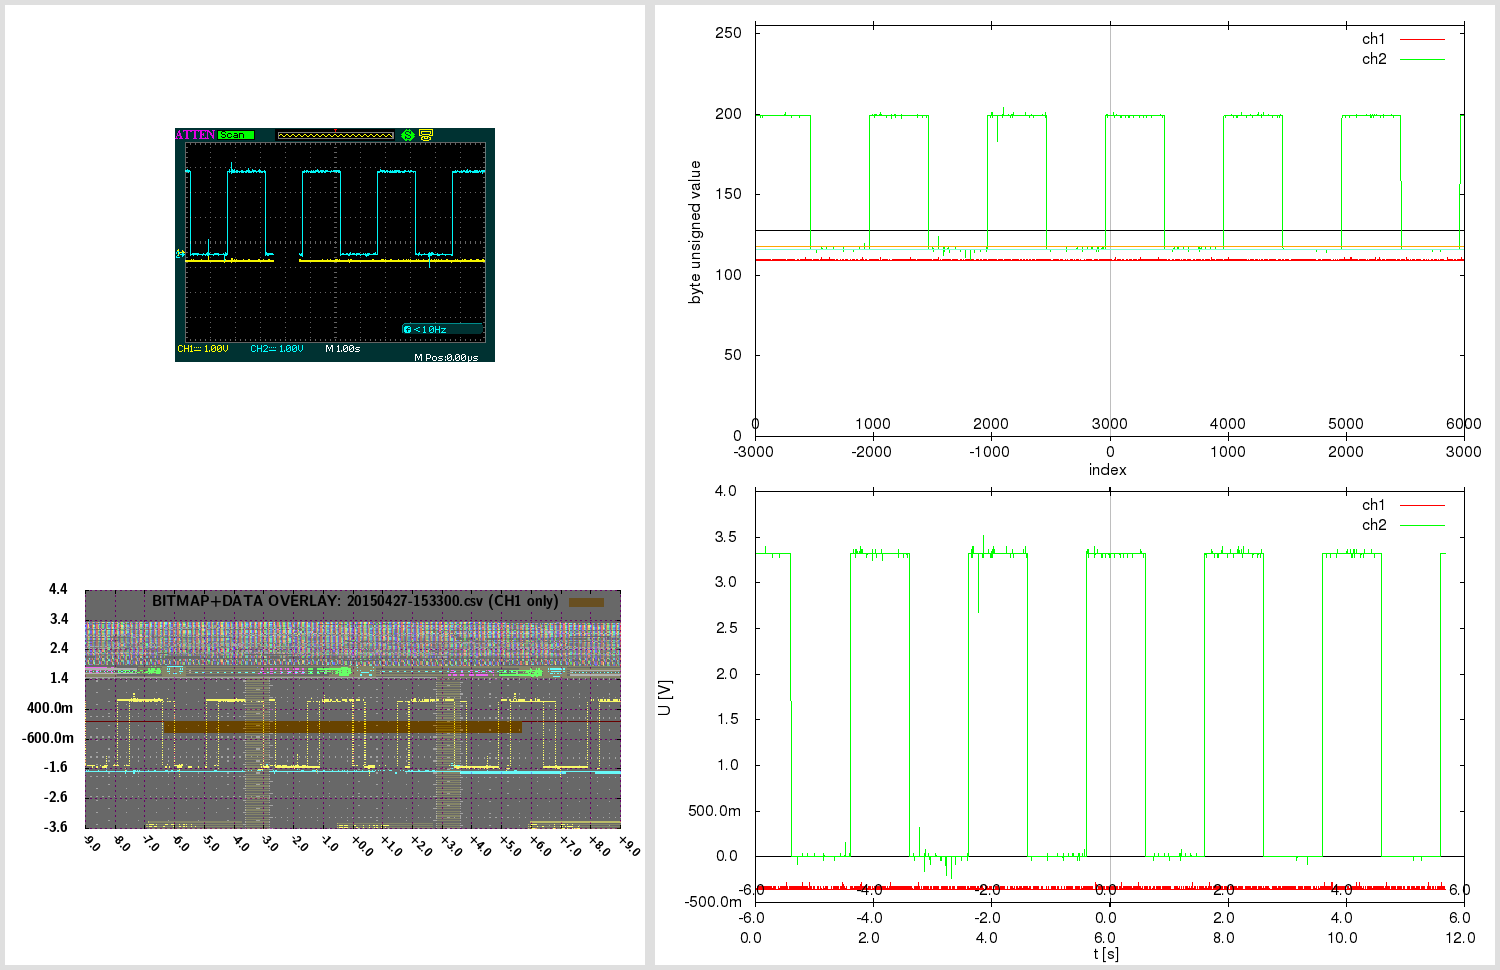

Recreate this plot in gnuplot.

# 20150427-153300.gnuplot [generated by /home/warreee/attenload/adsparse-wave.pl]
# single gnuplot file, with two potentially independent scripts
# generates three plots: one based on integer, other based on real (SI) values
# and one bitmap overlay - and then montages them using ImageMagick

# attengrab .csv can just be centered (over t)
# -> the x=0 (t=0) will correspond to scope center
# (but .DAV/.CSV will also need extra sample alignment)

# in Linux, to see available fonts, do:
# fc-list --verbose | grep 'fullname:' | less
# the two fonts used here:
# LMSansDemiCond10-Regular or "Latin Modern Sans Demi Cond"; and Helvetica
# Helvetica doesn't even get reported on my system:
# $ fc-list --verbose | grep 'fullname:' | grep -i 'Helvetica\|Demi Cond'
#	fullname: "LM Sans Demi Cond 10 Regular"(s) "LMSansDemiCond10-Regular"(s)


print "Gnuplotting..."

## "master settings" (shared between both parts of script)

# line color - specified by linestyles
set style line 1 linetype 1 linecolor rgb "red"
set style line 2 linetype 1 linecolor rgb "green"
set style line 3 linetype 1 linecolor rgb "orange"
set style line 4 linetype 1 linecolor rgb "aquamarine"
set style line 5 linetype -1 linecolor rgb "black"
set style line 6 linetype -1 linecolor rgb "gray"
set style line 7 linetype 1 linecolor rgb "blue"


# VARIABLES ########### ########### ###########

fnbase="20150427-153300"
fn_bmp = fnbase . ".bmp"
fn_pngr = fnbase . "_r.png"
fn_pngi = fnbase . "_i.png"
fn_pngov = fnbase . "_ov.png"
fn_pngt = fnbase . "_tmp.png"
fn_pngo = fnbase . ".png"

# scope screen(shot) properties
tdiv = 1          # T/DIV (50e-9)
toffs = 0        # time offset (scope) (200e-9)
vdiv1 = 1        # V/DIV CH1 (500e-3)
vdiv2 = 1         # V/DIV CH2 (50e-3)
voffs1 = -0.4         # volt offset CH1 (-1.5)
voffs2 = -0.48       # volt offset CH2 (100e-3)
sampintp  = 0.0020000001563    # (500e-12)
sampintf  = 1/sampintp
sratacqf  = 2500      # (250e6)
sratacqp  = 1/sratacqf
#osf = 1.00    # oversample factor (multiplies .CSV and .DAV time domain) # unused here
adsFactor = 1.28

# (edges of current capture and divisions)
scope_hdiv=18
scope_vdiv=8
# enforce floating point (see below)
scope_trange = scope_hdiv*tdiv*1.0    # (900e-9)
scope_left=toffs-(scope_trange/2)     # (-250e-9)
scope_right=toffs+(scope_trange/2)    # (650e-9)
scope_bottom=-voffs1-(scope_vdiv*vdiv1/2) # -500e-3
scope_top=-voffs1+(scope_vdiv*vdiv1/2)    # 3.5

totalch1Vspan=scope_vdiv*vdiv1
totalch2Vspan=scope_vdiv*vdiv2
ch1Vcoeff = adsFactor*totalch1Vspan/(2**8)
ch2Vcoeff = adsFactor*totalch2Vspan/(2**8)

voffs1int = voffs1/ch1Vcoeff  # -10
voffs2int = voffs2/ch2Vcoeff  # -12

acsv_fn = fnbase . '.csv' # '20130020-013902.csv' # from attenload tmp_wav
acsz=6000         # tmp_wav/.csv size (900)
fts=0.0020000001563         # final timestep (sampling period)
# here scope_trange could be 18*1, with acsz 16000;
# if as integer, 18/16000 would be 0 - enforce floating point
# above enforcing scope_trange to float doesn't work,
# must again here:
tdivp = 1.0*scope_trange/acsz   # sampling rate, based on scope range and numsamples in tmp (1ns)
tdivf = 1/tdivp             # freq based on that sampling rate

# just in case - not needed usually:
triglevel=640e-3
trigholdoff=100e-9

toffsamp = toffs/fts		# 0
# time finetune offset - int (samples) (depends on range)
tfoi = -164


#### extract bitmap from .png, if .bmp not present
# was -crop 480x234+10+10; now -crop 480x234+95+128

cmdstr = 'if (! test -f "'.fn_bmp.'") ; then \
  echo -n "'.fn_bmp.' not found .. " ; \
  if [ -f "'.fn_pngo.'" ] ; then \
    echo -n "'.fn_pngo.' found - extracting" ; \
    convert -crop 480x234+95+128 "'.fn_pngo.'" "'.fn_bmp.'" ; \
  else \
    echo -n "'.fn_pngo.' not found - cannot extract" ; \
  fi ; \
else \
  echo -n "'.fn_bmp.' found - using that" ; \
fi; echo'

#print cmdstr
# note - since cmdstr above uses double quotes,
# must use single quotes for bash here!:
print system("bash -c '". cmdstr ."' 2>&1")


##################################
###### plot directly with unsigned byte data

set terminal png size 840,480
set termoption enhanced
set termoption font "Helvetica, 12"

set output fn_pngi
set datafile separator ","

# set axis label
set xlabel "index" offset 0.0,0.8
set ylabel "byte unsigned value" offset 1.0,0.0


# horizontal line as functions
zeroline(x)=128
ch1offs(x)=128+voffs1int # (-10)
ch2offs(x)=128+voffs2int # (-12)

# vertical line - headless arrow
# "y" scope axis in middle:
ymI = acsz/2
set arrow from ymI,0 to ymI,255 nohead ls 5
# time offset:
toI = ymI - toffs/fts
set arrow from toI,0 to toI,255 nohead ls 6


# must use multiplot here, to have two x-axes
# and thus, must set lmargin, so both graphs match

set size 1.0,0.9      # 0.1/2 = 0.05
set bmargin 0
set lmargin 10
set yrange [0:255] # 8-bit


set multiplot

set origin 0,0.1
set xrange [0:acsz]
set xtics in
set xtics offset 0,graph 0.08
plot \
  zeroline(x) with lines notitle ls 5,\
  acsv_fn using 1:2 with lines title "ch1" ls 1, \
  "" using 1:3 with lines title "ch2" ls 2, \
  ch1offs(x) with lines notitle ls 3, \
  ch2offs(x) with lines notitle ls 4

unset arrow # if big offset, line from prev. can 'leak' in next at diff place, so reset

set origin 0,0.1
set xtics out
set xtics offset 0,graph 0.02
set xrange [-acsz/2:acsz/2-1]
#set xtics nomirror 500
set noytics
set noylabel
unset xlabel # set xlabel ""
set border 1
plot 0 notitle

set nomultiplot


### reset previous settings
#unset border # no work for default
set border    # Draw default borders:
set ytics
unset yrange


##################################
###### plot with converted real SI units

# reset # resets set style line!

set terminal png size 840,480
set termoption enhanced
set termoption font "Helvetica, 12"

set output fn_pngr
set datafile separator ","

# set axis label
set xlabel "t [s]" offset 0.0,0.1
set ylabel "U [V]" offset 1.0,0.0

# axis tics format
set format y "%.1s%c"
set format x "%.1s%c"


# horizontal line as functions
zerolineR(x)=0
# don't show real offsets; they could be way off depending on V/DIV
#ch1offsR(x)=0+(-0.4)
#ch2offsR(x)=0+(-0.48)

# "y" scope axis in middle (the +1 added to ymI so it snaps at 0):
ymR=(ymI+1)*fts
set arrow from ymR,graph 0 to ymR,graph 1 nohead ls 5
# time offset:
toR=toI*fts
set arrow from toR,graph 0 to toR,graph 1 nohead ls 6
# indicate scope range here too
set arrow from scope_left+toR,graph 0 to scope_left+toR,graph 1 nohead ls 7
set arrow from scope_right+toR,graph 0 to scope_right+toR,graph 1 nohead ls 7


# must use multiplot here, to have two x-axes
# and thus, must set lmargin, so both graphs match

set size 1.0,0.9      # 0.1/2 = 0.05
set bmargin 0
set lmargin 10
set yrange [] writeback # since we don't set explicity, must save autorange
set autoscale y

set multiplot

set origin 0,0.13
set xrange [0:acsz*fts]
set xtics out
set xtics offset 0,graph -0.03
plot \
  zerolineR(x) with lines notitle ls 5,\
  acsv_fn using ($4+tfoi*fts):5 with lines title "ch1" ls 1, \
  "" using ($4+tfoi*fts):6 with lines title "ch2" ls 2

set yrange restore # this saves the found yrange after `plot`
unset arrow # if big offset, line from prev. can 'leak' in next at diff place, so reset

set origin 0,0.13
set xtics out
set xtics offset 0,graph 0.02
set xrange [(-acsz/2)*fts:(acsz/2-1)*fts]
set noytics
set noylabel
unset xlabel # set xlabel ""
set border 1
plot GPVAL_Y_MIN notitle

set origin 0,0.13
set xtics in
set xtics offset 0,graph 0.08
# wrong to put xrange [scope_left:scope_right] here;
# as [scope_left:scope_right] could be a snippet,
# and this graph shows entire capture!
# simply move the previous scale for toffset
toRR=(acsz/2.)*fts-toR
set xrange [(-acsz/2)*fts+toRR:(acsz/2-1)*fts+toRR]
set noytics
set noylabel
unset xlabel # set xlabel ""
set border 1
plot GPVAL_Y_MIN notitle

set nomultiplot


##################################
###### plot with bitmap and data overlay

# here 840,480 remains as output png size,
# even if not set explicitly; also, make
# the height smaller - so can have gravity North in montage

set terminal png truecolor size 640,305 # size 840,480
set termoption enhanced
myfont="LMSansDemiCond10-Regular"   # LMSansDemiCond10-Regular or "Latin Modern Sans Demi Cond"
# cannot do concatenation direct in termoption line, so in separate string
myfontb="".myfont.", 12"
set termoption font myfontb

set output fn_pngov
set datafile separator ","


set autoscale
unset xtics
unset ytics
unset border
unset arrow # delete all arrows
unset object # (hopefully) delete objects?

set xrange [scope_left:scope_right]
xticstep=(scope_right-scope_left)/scope_hdiv
set xtics in scope_left,xticstep,scope_right scale 1
set yrange [scope_bottom:scope_top]
yticstep=(scope_top-scope_bottom)/scope_vdiv
set ytics in scope_bottom,yticstep,scope_top scale 1
set grid xtics ytics back linecolor rgb "magenta"
# right is only gnuplot 4.6 - without it ok w/ 4.4
#set xtics rotate by -45 offset 2.5,-1.50 right format "%+.1s%c" font myfont.',10'
set xtics rotate by -45 offset 0.0,0.0 format "%+.1s%c" font myfont.',10'
set key noenhanced

# dimensions of scope screenshot bitmap
bmp_w=480
bmp_h=234

# alpha bmp transparency [0:255]
bmp_alpha = 150
# boxes fillstyle transparent solid 0.10
box_transp = (1.-(acsz/16384.))*0.9 + 0.10

# plot string for data in transparent bitmap:
plot1au = "(($0-acsz/2.+tfoi)*fts+toffs):($5)"

# bmp_w=480 bmp_h=234 ; inside 451x201+15+14
# on plot: scope_left:scope_right and scope_bottom:scope_top!
# (so toffset is built in!)

bdx = scope_trange/(451.0-1)  # [s/pixel] /451: 1.99557e-09 vs 2.000e-9 manually
bdy = totalch1Vspan/(201.0-1) # [V/pixel] /201: 0.0199005 vs 0.02005 manually
bofx = -((scope_trange/2.0)-toffs+(15.0+0)*bdx) #-15.0*bdx # -2.8e-7
bofy = -((totalch1Vspan/2.0)+voffs1+(14.0+5)*bdy) #-14.0*bdy # -0.88

# seems `boxes fillstyle transparent solid 0.40` makes some seethroughs
# or something with bmp alpha overlay; but even without, all the same?
# because the red + blue (somehow inverted) creates a gray.. better green or orange

_plot_str = "zerolineR(x) with lines notitle ls 1,\
acsv_fn \
  using ".plot1au." with boxes fillstyle transparent solid box_transp noborder linestyle 3\
  title 'BITMAP+DATA OVERLAY: '.acsv_fn.' (CH1 only)',\
fn_bmp \
  binary array=(bmp_w,bmp_h) skip=54 format='%uchar' \
  dx=bdx dy=bdy origin=(bofx,bofy) \
  using 1:2:3:(bmp_alpha) \
  with rgbalpha t ''"

# seems actual plot in screenshot bitmap (480 × 234)
#  is at: 451x201+15+14; aspect ratio 201/451 = 0.445676
set size ratio 0.445676

eval("plot " . _plot_str)




##################################
###### montage commands

# used to be in attengrab; now here
# call ImageMagick montage via system
# and montage in `gnuplot` (easier to separate)

print "Montaging images..."
# this works in ImageMagick 6.6.2-6, but not in 6.5.7-8
#      '.fn_pngov.' -gravity Center -extent x480  \#
# must spec -extent 640x480 for 6.5

cmdstr = 'montage \
  <(montage \
    <(convert \
      '.fn_bmp.' -gravity Center -crop 640x480-10+0! -flatten  \
      bmp:-) \
    <(convert \
      '.fn_pngov.' -gravity Center -extent 640x480  \
      bmp:-) \
  -tile 1x -geometry +0+0  \
  bmp:-) \
  <(montage \
    '.fn_pngi.' \
    '.fn_pngr.' \
  -tile 1x -geometry +0+0  \
  bmp:-) \
-geometry +0+0 -border 5 \
'.fn_pngo

print cmdstr
print system('bash -c "'. cmdstr .'" 2>&1')

print "Deleting temp files ..."

delcmd = "rm"

# leave the bitmap for now
# actually, let attengrab handle it - since
# it may need to be re-taken!
# #cmdstr = delcmd ." ". fn_bmp
# #print cmdstr . "  " . system(cmdstr . " 2>&1")

cmdstr = delcmd ." ". fn_pngr
print cmdstr . "  " . system(cmdstr . " 2>&1")

cmdstr = delcmd ." ". fn_pngi
print cmdstr . "  " . system(cmdstr . " 2>&1")

cmdstr = delcmd ." ". fn_pngov
print cmdstr . "  " . system(cmdstr . " 2>&1")




# note:
# set terminal png size 840,480 # size defaults to 640x480 px
# set terminal pdf size 10,3 # size defaults to 5x3 in
# enhanced text: set termoption enhanced

# vertical line - headless arrow
# need ymin and ymax; gnuplot gives them only after plot -
# - and even then they do not correspond to end ticks
# - and even then, cannot get the arrow to show, after the second `plot`
# .. nor can I edit it anyhow; it must run before the first `plot`
# so instead of that, position y coordinates relative to graph (0 to 1)
#set arrow 1 from graph 0.5,0 to graph 0.5,1 nohead ls 5

# in multiplot, yrange should be after the size command
# note: xrange could be 2250 or 450
# so leave it to autoscale here? will be accurate since it's integer index...
# now set explicitly by script # below in multiplot

# axis tics format
# for engineering notation - 'help format specifiers':
# "A 'scientific' power is one such that the exponent is a multiple of three."

# print "Montaging images..."

# "The 'tile' size is then set to the largest dimentions
# of all the resized images, and the size actually specified."
# "by removing the 'size' component, non of the images will
# be resized, and the 'tile' size will be set to the largest
# dimensions of all the images given"
# not so simple: http://unix.stackexchange.com/questions/4046/
# can be done in one command with bash subprocess pipes (bash only)
# was: .fn_bmp.' -gravity NorthWest ; fn_pngov.' -gravity North
# can pad with -gravity Center -extent 640x480;
# but also with crop! -flatten - there have offset too!
# -geometry +2+2 can also mess up the last -border 5 !

# bmp scale worked for:
# bmp_w=480 bmp_h=234 ; inside 451x201+15+14
# tdiv = 5e-08,  toffs = 2e-07,  vdiv1 = 0.5,   voffs1 = -1.5,
# dx=2.000e-9 dy=0.02005 origin=(-2.8e-7,-0.88) for
# tspan = 18*tdiv = 18*5e-08 = 9e-07s
# vspan1 = 8*vdiv1 = 8*0.5 = 4V
# tspan/451 = 9e-07/451 = 1.99557e-09 s/pixel
# vspan1/201 = 4/201 = 0.0199005 V/pixel
# bdx=tspan/(451-1) = '9e-07/(451-1)' = 2e-09
# bdy=vspan1/(201-1) = '4/(201-1)' = 0.02
# 15*bdx = 15*2e-9 = 3e-08
# 14*bdy = 14*0.02 = 0.28
# 15*1.99557e-09 = 2.99335e-08
# 14*0.0199005 = 0.278607
